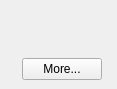
<?xml version="1.0" encoding="UTF-8"?>
<ui version="4.0">
 <class>SiteInfoWidget</class>
 <widget class="QWidget" name="SiteInfoWidget">
  <property name="geometry">
   <rect>
    <x>0</x>
    <y>0</y>
    <width>117</width>
    <height>89</height>
   </rect>
  </property>
  <property name="sizePolicy">
   <sizepolicy hsizetype="Maximum" vsizetype="Maximum">
    <horstretch>0</horstretch>
    <verstretch>0</verstretch>
   </sizepolicy>
  </property>
  <layout class="QHBoxLayout" name="horizontalLayout">
   <property name="margin">
    <number>0</number>
   </property>
   <item>
    <widget class="Frame" name="frame">
     <property name="frameShape">
      <enum>QFrame::NoFrame</enum>
     </property>
     <layout class="QGridLayout" name="gridLayout">
      <property name="rightMargin">
       <number>15</number>
      </property>
      <item row="0" column="0">
       <widget class="QLabel" name="secureIcon">
        <property name="text">
         <string/>
        </property>
       </widget>
      </item>
      <item row="0" column="1" colspan="2">
       <widget class="QLabel" name="secureLabel">
        <property name="text">
         <string/>
        </property>
       </widget>
      </item>
      <item row="1" column="0">
       <widget class="QLabel" name="historyIcon">
        <property name="text">
         <string/>
        </property>
       </widget>
      </item>
      <item row="1" column="1" colspan="2">
       <widget class="QLabel" name="historyLabel">
        <property name="text">
         <string/>
        </property>
       </widget>
      </item>
      <item row="2" column="0" colspan="3">
       <layout class="QHBoxLayout" name="horizontalLayout_2">
        <property name="spacing">
         <number>6</number>
        </property>
        <item>
         <spacer name="horizontalSpacer">
          <property name="orientation">
           <enum>Qt::Horizontal</enum>
          </property>
          <property name="sizeType">
           <enum>QSizePolicy::Expanding</enum>
          </property>
          <property name="sizeHint" stdset="0">
           <size>
            <width>10</width>
            <height>10</height>
           </size>
          </property>
         </spacer>
        </item>
        <item>
         <widget class="QPushButton" name="pushButton">
          <property name="sizePolicy">
           <sizepolicy hsizetype="Fixed" vsizetype="Fixed">
            <horstretch>0</horstretch>
            <verstretch>0</verstretch>
           </sizepolicy>
          </property>
          <property name="text">
           <string>More...</string>
          </property>
         </widget>
        </item>
       </layout>
      </item>
     </layout>
    </widget>
   </item>
  </layout>
 </widget>
 <customwidgets>
  <customwidget>
   <class>Frame</class>
   <extends>QFrame</extends>
   <header>frame.h</header>
   <container>1</container>
  </customwidget>
 </customwidgets>
 <resources/>
 <connections/>
</ui>
